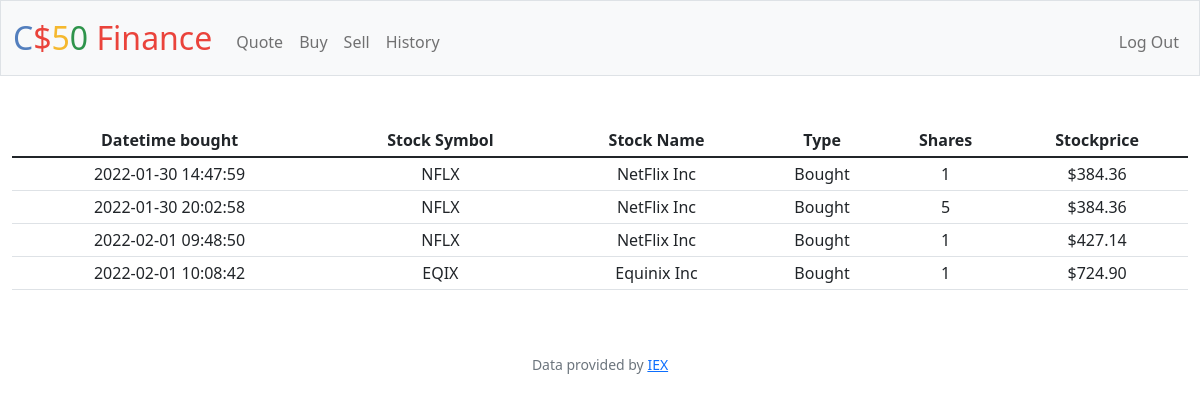
/history (signed in), run on an earlier commit of the app's database.
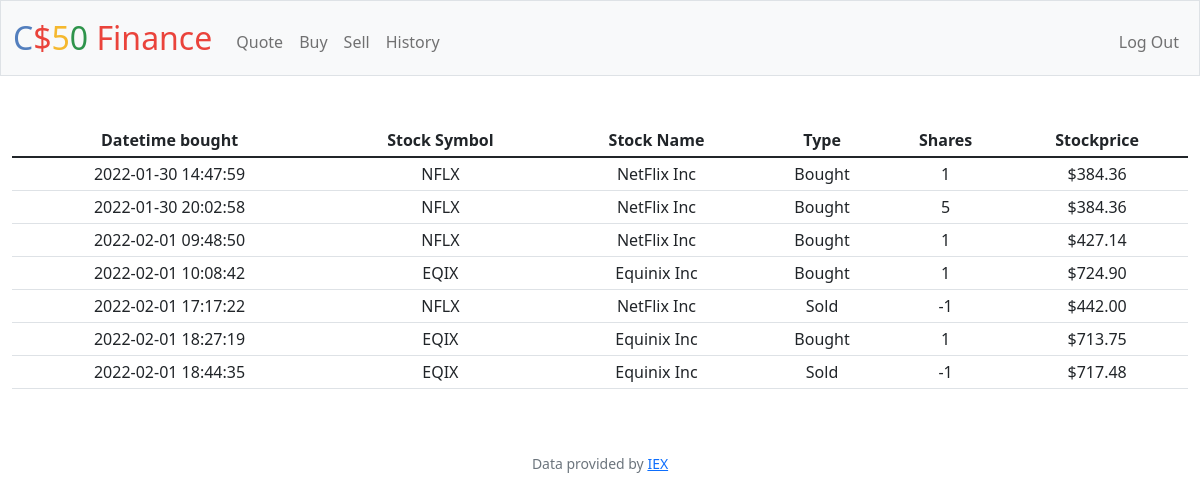
And on a later commit of the database.
### tables this page shows
CREATE TABLE 'transactions' ('transaction_id' INTEGER PRIMARY KEY AUTOINCREMENT NOT NULL, 'user_id' INTEGER NOT NULL, 'symbol' TEXT NOT NULL, 'name' TEXT NOT NULL, 'shares' INTEGER NOT NULL, 'price' REAL NOT NULL, 'date_time' DATETIME NOT NULL DEFAULT CURRENT_TIMESTAMP);

### app.py (the view)
@ app.route("/history")
@ login_required
def history():
    transactions = db.execute(
        "SELECT * FROM transactions WHERE user_id = ? ORDER BY date_time", session["user_id"])
    return render_template("history.html", transactions=transactions)

### app.py (called while the page is built)
@app.after_request
def after_request(response):
    response.headers["Cache-Control"] = "no-cache, no-store, must-revalidate"
    response.headers["Expires"] = 0
    response.headers["Pragma"] = "no-cache"
    return response

### helpers.py (called while the page is built)
def login_required(f):
    @wraps(f)
    def decorated_function(*args, **kwargs):
        if session.get("user_id") is None:
            return redirect("/login")
        return f(*args, **kwargs)
    return decorated_function

def usd(value):
    return f"${value:,.2f}"

### templates/history.html (shortened to what this page needs)
{% extends "layout.html" %}
{% block main %}
	<table class="table table-sm">
		<thead>
			<tr>
				<th scope="col">Datetime bought</th>
				<th scope="col">Stock Symbol</th>
				<th scope="col">Stock Name</th>
				<th scope="col">Type</th>
				<th scope="col">Shares</th>
				<th scope="col">Stockprice</th>
			</tr>
		</thead>
		<tbody>
		{% for transaction in transactions %}
			<tr scope="row">
				<td>{{ transaction.date_time }}</td>
				<td>{{ transaction.symbol }}</td>
				<td>{{ transaction.name }}</td>
				<td>{% if transaction.shares >= 0 %}Bought{% else %}Sold{% endif %}</td>
				<td>{{ transaction.shares }}</td>
				<td>{{ transaction.price | usd }}</td>
			</tr>
		{% endfor %}
		</tbody>
	</table>
{% endblock %}

### templates/layout.html (shortened to what this page needs)
<!DOCTYPE html>
<html lang="en">
    <head>
        <link href="https://cdn.jsdelivr.net/npm/bootstrap@5.1.3/dist/css/bootstrap.min.css" rel="stylesheet">
        <link href="/static/styles.css" rel="stylesheet">
    </head>
    <body>
        <nav class="bg-light border navbar navbar-expand-md navbar-light">
            <div class="container-fluid">
                <a class="navbar-brand" href="/"><span class="blue">C</span><span class="red">$</span><span class="yellow">5</span><span class="green">0</span> <span class="red">Finance</span></a>
                <div class="collapse navbar-collapse" id="navbar">
                    {% if session["user_id"] %}
                        <ul class="navbar-nav me-auto mt-2">
                            <li class="nav-item"><a class="nav-link" href="/quote">Quote</a></li>
                            <li class="nav-item"><a class="nav-link" href="/buy">Buy</a></li>
                            <li class="nav-item"><a class="nav-link" href="/sell">Sell</a></li>
                            <li class="nav-item"><a class="nav-link" href="/history">History</a></li>
                        </ul>
                        <ul class="navbar-nav ms-auto mt-2">
                            <li class="nav-item"><a class="nav-link" href="/logout">Log Out</a></li>
                        </ul>
                    {% else %}
                        <ul class="navbar-nav ms-auto mt-2">
                            <li class="nav-item"><a class="nav-link" href="/register">Register</a></li>
                            <li class="nav-item"><a class="nav-link" href="/login">Log In</a></li>
                        </ul>
                    {% endif %}
                </div>
            </div>
        </nav>
        <main class="container-fluid py-5 text-center">
            {% block main %}{% endblock %}
        </main>
        <footer class="mb-5 small text-center text-muted">
            Data provided by <a href="https://iexcloud.io/">IEX</a>
        </footer>
    </body>
</html>

### static/styles.css (style rules this page uses)
nav .navbar-brand { font-size: xx-large; }
nav .navbar-brand .blue { color: #537fbe; }
nav .navbar-brand .red { color: #ea433b; }
nav .navbar-brand .yellow { color: #f5b82e; }
nav .navbar-brand .green { color: #2e944b; }

What changed in the data, as far as the page shows it:
added transactions: shows "Sold"
added transactions: shows "Bought"
added transactions: shows "Sold"
